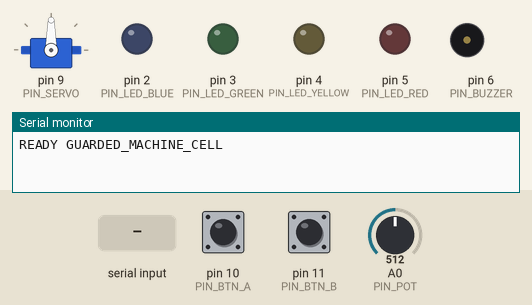
Simulated run of this sketch. Board: Arduino Uno, built with avr-gcc and run on an emulated ATmega328P. Shown: servo, output pins drawn as LEDs (lit = HIGH), buzzer (waves = sounding, pin HIGH), the last lines printed to the serial monitor. The inputs (shaded band) are chosen by the test bench; at power-on: pin 10 (PIN_BTN_A) HIGH, pin 11 (PIN_BTN_B) HIGH, A0 (PIN_POT) = 512.

Above: at 1.2 s.
1.3 s: pin 10 (PIN_BTN_A) pulled LOW for 0.15 s
At 1.8 s:
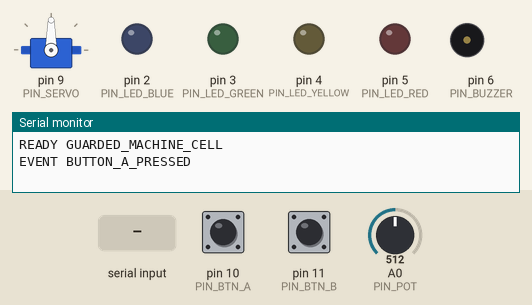
2.9 s: "MOVE_SERVO ,45\n" received over Serial
At 3.9 s:
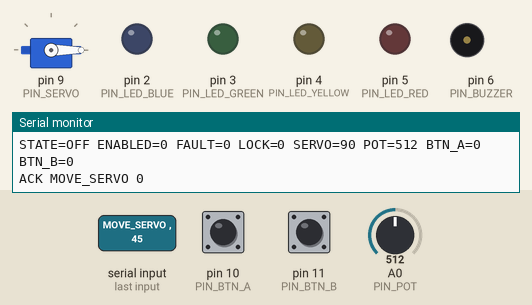
4.4 s: pin 11 (PIN_BTN_B) pulled LOW for 0.15 s
At 4.41 s:
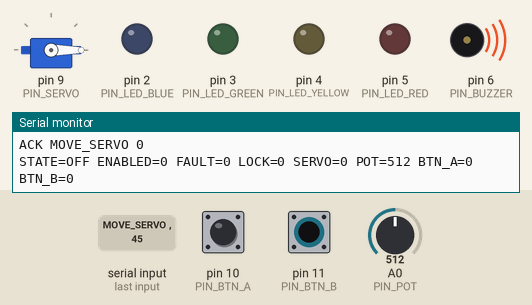
Timing chart, 0 to 7.4 s (numbered marks = the images above; inputs shaded):
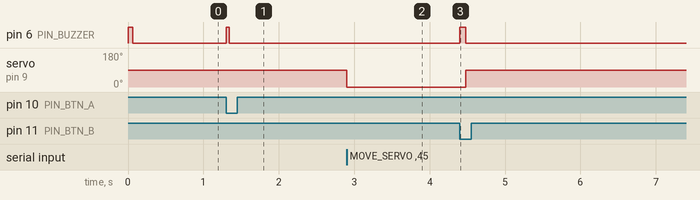

The sketch:

guarded_machine_cell.ino
```cpp
#include <Servo.h>

Servo machineServo;

// Pin mapping
const int PIN_LED_BLUE   = 2;
const int PIN_LED_GREEN  = 3;
const int PIN_LED_YELLOW = 4;
const int PIN_LED_RED    = 5;
const int PIN_BUZZER     = 6;
const int PIN_SERVO      = 9;
const int PIN_BTN_A      = 10; // approval
const int PIN_BTN_B      = 11; // reset / acknowledge
const int PIN_POT        = A0;

// Local machine state mirrored on Arduino
String machineState = "OFF";
bool machineEnabled = false;
bool faultActive = false;
bool lockActive = false;
int servoAngle = 90;

unsigned long lastStatusMs = 0;
unsigned long lastDebounceA = 0;
unsigned long lastDebounceB = 0;
int lastBtnAStable = HIGH;
int lastBtnBStable = HIGH;

void setAllStateLeds(bool blue, bool green, bool yellow, bool red) {
  digitalWrite(PIN_LED_BLUE, blue ? HIGH : LOW);
  digitalWrite(PIN_LED_GREEN, green ? HIGH : LOW);
  digitalWrite(PIN_LED_YELLOW, yellow ? HIGH : LOW);
  digitalWrite(PIN_LED_RED, red ? HIGH : LOW);
}

void updateStateIndicators() {
  if (faultActive || machineState == "FAULT") {
    setAllStateLeds(false, false, false, true);
    return;
  }

  if (lockActive || machineState == "LOCKED") {
    setAllStateLeds(false, false, true, true);
    return;
  }

  if (machineState == "OFF") {
    setAllStateLeds(false, false, false, false);
    return;
  }

  if (machineState == "IDLE") {
    setAllStateLeds(true, false, false, false);
    return;
  }

  if (machineState == "READY") {
    setAllStateLeds(true, true, false, false);
    return;
  }

  if (machineState == "APPROVAL_PENDING") {
    setAllStateLeds(true, false, true, false);
    return;
  }

  if (machineState == "APPROVAL_GRANTED") {
    setAllStateLeds(true, true, true, false);
    return;
  }

  if (machineState == "CALIBRATION") {
    setAllStateLeds(true, false, true, false);
    return;
  }

  if (machineState == "ACTIVE") {
    setAllStateLeds(true, true, true, false);
    return;
  }

  setAllStateLeds(false, false, false, false);
}

void beepShort(int durationMs = 80) {
  digitalWrite(PIN_BUZZER, HIGH);
  delay(durationMs);
  digitalWrite(PIN_BUZZER, LOW);
}

void beepAlert() {
  for (int i = 0; i < 3; i++) {
    digitalWrite(PIN_BUZZER, HIGH);
    delay(100);
    digitalWrite(PIN_BUZZER, LOW);
    delay(80);
  }
}

void sendAck(const String& msg) {
  Serial.print("ACK ");
  Serial.println(msg);
}

void sendStatus() {
  int potRaw = analogRead(PIN_POT);
  int btnA = digitalRead(PIN_BTN_A) == LOW ? 1 : 0; // INPUT_PULLUP => pressed = LOW
  int btnB = digitalRead(PIN_BTN_B) == LOW ? 1 : 0;

  Serial.print("STATE=");
  Serial.print(machineState);
  Serial.print(" ENABLED=");
  Serial.print(machineEnabled ? 1 : 0);
  Serial.print(" FAULT=");
  Serial.print(faultActive ? 1 : 0);
  Serial.print(" LOCK=");
  Serial.print(lockActive ? 1 : 0);
  Serial.print(" SERVO=");
  Serial.print(servoAngle);
  Serial.print(" POT=");
  Serial.print(potRaw);
  Serial.print(" BTN_A=");
  Serial.print(btnA);
  Serial.print(" BTN_B=");
  Serial.println(btnB);
}

void handleEnableMachine() {
  machineEnabled = true;
  machineState = "IDLE";
  updateStateIndicators();
  sendAck("ENABLE_MACHINE");
}

void handleDisableMachine() {
  machineEnabled = false;
  machineState = "OFF";
  faultActive = false;
  lockActive = false;
  servoAngle = 90;
  machineServo.write(servoAngle);
  updateStateIndicators();
  sendAck("DISABLE_MACHINE");
}

void handleSetState(const String& stateName) {
  machineState = stateName;

  // Preserve existing latches unless the new state explicitly changes them.
  if (stateName == "FAULT") {
    faultActive = true;
    // keep lockActive as-is
  } else if (stateName == "LOCKED") {
    lockActive = true;
    // keep faultActive as-is
  } else if (stateName == "OFF") {
    faultActive = false;
    lockActive = false;
  }

  updateStateIndicators();
  sendAck("SET_STATE " + stateName);
}

void handleMoveServo(int angle) {
  angle = constrain(angle, 0, 180);
  machineServo.write(angle);
  servoAngle = angle;
  sendAck("MOVE_SERVO " + String(angle));
}

void handleClearFault() {
  faultActive = false;

  if (lockActive) {
    machineState = "LOCKED";
  } else if (machineEnabled) {
    machineState = "IDLE";
  } else {
    machineState = "OFF";
  }

  updateStateIndicators();
  sendAck("CLEAR_FAULT");
}

void handleUnlockMachine() {
  lockActive = false;
  if (machineEnabled) {
    machineState = "IDLE";
  } else {
    machineState = "OFF";
  }
  updateStateIndicators();
  sendAck("UNLOCK_MACHINE");
}

void handleAcknowledge() {
  beepShort(50);
  sendAck("ACKNOWLEDGE");
}

void processCommand(String command) {
  command.trim();

  if (command.length() == 0) {
    return;
  }

  if (command == "ENABLE_MACHINE") {
    handleEnableMachine();
    return;
  }

  if (command == "DISABLE_MACHINE") {
    handleDisableMachine();
    return;
  }

  if (command.startsWith("SET_STATE ")) {
    String stateName = command.substring(String("SET_STATE ").length());
    handleSetState(stateName);
    return;
  }

  if (command.startsWith("MOVE_SERVO ")) {
    String angleStr = command.substring(String("MOVE_SERVO ").length());
    int angle = angleStr.toInt();
    handleMoveServo(angle);
    return;
  }

  if (command == "CLEAR_FAULT") {
    handleClearFault();
    return;
  }

  if (command == "UNLOCK_MACHINE") {
    handleUnlockMachine();
    return;
  }

  if (command == "BUZZER ALERT") {
    beepAlert();
    sendAck("BUZZER ALERT");
    return;
  }

  if (command == "ACKNOWLEDGE") {
    handleAcknowledge();
    return;
  }

  if (command == "READ_STATUS") {
    sendStatus();
    return;
  }

  Serial.print("ERR UNKNOWN_COMMAND ");
  Serial.println(command);
}

void setup() {
  Serial.begin(115200);

  pinMode(PIN_LED_BLUE, OUTPUT);
  pinMode(PIN_LED_GREEN, OUTPUT);
  pinMode(PIN_LED_YELLOW, OUTPUT);
  pinMode(PIN_LED_RED, OUTPUT);
  pinMode(PIN_BUZZER, OUTPUT);

  pinMode(PIN_BTN_A, INPUT_PULLUP);
  pinMode(PIN_BTN_B, INPUT_PULLUP);

  machineServo.attach(PIN_SERVO);
  machineServo.write(servoAngle);

  updateStateIndicators();
  beepShort(60);
  Serial.println("READY GUARDED_MACHINE_CELL");
}

void loop() {
  // Handle incoming serial commands
  if (Serial.available()) {
    String cmd = Serial.readStringUntil('\n');
    processCommand(cmd);
  }

  // Optional periodic status every 2s
  if (millis() - lastStatusMs >= 2000) {
    lastStatusMs = millis();
    sendStatus();
  }

  // Button A = approval indicator (local beep only)
  int btnA = digitalRead(PIN_BTN_A);
  if (btnA != lastBtnAStable && millis() - lastDebounceA > 50) {
    lastDebounceA = millis();
    lastBtnAStable = btnA;
    if (btnA == LOW) {
      beepShort(40);
      Serial.println("EVENT BUTTON_A_PRESSED");
    }
  }

  // Button B = reset / acknowledge indicator
  int btnB = digitalRead(PIN_BTN_B);
  if (btnB != lastBtnBStable && millis() - lastDebounceB > 50) {
    lastDebounceB = millis();
    lastBtnBStable = btnB;
    if (btnB == LOW) {
      beepShort(80);

      faultActive = false;
      lockActive = false;
      machineEnabled = false;
      machineState = "OFF";
      servoAngle = 90;
      machineServo.write(servoAngle);
      updateStateIndicators();

      Serial.println("EVENT BUTTON_B_PRESSED");
      sendAck("LOCAL_RESET");
    }
  }
}
```

Measured:
- after the input at 1.3 s, pin 6 (PIN_BUZZER): LOW → HIGH at once, → LOW 0.04 s later
- after the input at 2.9 s, servo on pin 9 (PIN_SERVO): 90° → 0° at once
- after the input at 4.4 s, pin 6 (PIN_BUZZER): LOW → HIGH at once, → LOW 0.08 s later; servo on pin 9 (PIN_SERVO): 0° → 90° after 0.08 s
